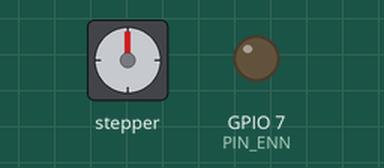
Recording of a program running on a simulated ESP32-C6. Parts: stepper motor, output pins drawn as LEDs (lit = HIGH). Wiring (inferred from the names in the program): stepper motor driver (200 steps per turn assumed): step GPIO 20; direction GPIO 19. Pins used as bus, display or sensor lines are not drawn; what the program prints to the serial monitor is not drawn.

Above: at 0.6 s.
At 13.4 s:
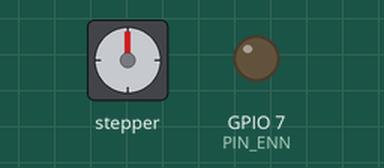
At 20.3 s:
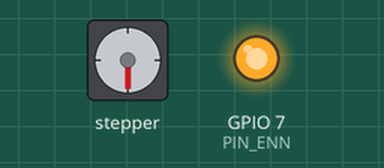
Timing chart, 0 to 21.8 s (numbered marks = the images above):
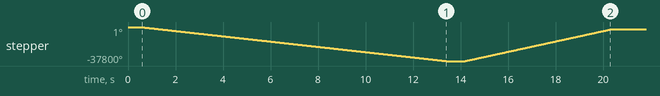

Measured:
- by itself, stepper: turns 37800° counter-clockwise in 12.9 s, then 35100° clockwise in 6.1 s

The program:

main.cpp
```cpp
/**
 * homing_test — EPD 3D G6
 *
 * Blind homing sequence for ACT1 (lead screw linear actuator, 12mm stroke):
 *   1. Retract slowly into the mechanical end stop (overdrive past full travel).
 *   2. Pause, then extend to max (12mm).
 *   Runs once on boot; driver is disabled afterwards.
 *
 * Wiring (matches Electronics Reference v5.0):
 *   GPIO 20 → ACT1_STEP
 *   GPIO 19 → ACT1_DIR
 *   GPIO 7  → STEPPER_ENN_SHARED  (active LOW — pulled LOW to enable)
 *
 * DIR LOW  = retract (min extension)
 * DIR HIGH = extend  (max extension)
 */

#include <Arduino.h>

// ── Pin definitions ──────────────────────────────────────────────────────────
static constexpr uint8_t PIN_STEP = 20;
static constexpr uint8_t PIN_DIR  = 19;
static constexpr uint8_t PIN_ENN  = 7;

// ── Motion parameters ────────────────────────────────────────────────────────
static constexpr uint32_t STEPS_PER_MM         = 1625;  //
static constexpr uint32_t STEPS_FULL_TRAVEL    = 19500; //
static constexpr uint32_t STEPS_HOME_OVERSHOOT = 21000; // overdrive past full travel to guarantee end stop

static constexpr uint32_t STEP_PULSE_US       = 5;    // step HIGH pulse width (µs)
static constexpr uint32_t STEP_NORMAL_DELAY   = 300;  // normal speed ~3200 steps/s
static constexpr uint32_t STEP_HOME_DELAY     = 600;  // slow homing ~1600 steps/s (gentler on end stop)

static constexpr uint32_t PAUSE_AFTER_HOME_MS = 800;

// ── Helper ───────────────────────────────────────────────────────────────────
static void moveSteps(uint32_t count, uint32_t delayUs) {
    for (uint32_t i = 0; i < count; i++) {
        digitalWrite(PIN_STEP, HIGH);
        delayMicroseconds(STEP_PULSE_US);
        digitalWrite(PIN_STEP, LOW);
        delayMicroseconds(delayUs);
    }
}

// ── Arduino entry points ─────────────────────────────────────────────────────
void setup() {
    Serial.begin(115200);
    delay(500);

    Serial.println("EPD 3D G6 — homing test");
    Serial.printf("  STEP : GPIO%d  DIR : GPIO%d  ENN : GPIO%d\n",
                  PIN_STEP, PIN_DIR, PIN_ENN);

    pinMode(PIN_STEP, OUTPUT);
    pinMode(PIN_DIR,  OUTPUT);
    pinMode(PIN_ENN,  OUTPUT);

    digitalWrite(PIN_STEP, LOW);
    digitalWrite(PIN_DIR,  LOW);
    digitalWrite(PIN_ENN,  LOW); // enable driver
    delay(10);

    // ── 1. Home → retract to min extension ───────────────────────────────────
    Serial.println("Homing: retracting to min extension...");
    digitalWrite(PIN_DIR, LOW);
    delayMicroseconds(2);
    moveSteps(STEPS_HOME_OVERSHOOT, STEP_HOME_DELAY);

    delay(PAUSE_AFTER_HOME_MS);
    Serial.println("Homed. Position = 0 (min extension)");

    // ── 2. Extend to max ──────────────────────────────────────────────────────
    Serial.printf("Extending to max (%lu steps = 12mm, %u steps/mm)...\n", STEPS_FULL_TRAVEL, STEPS_PER_MM);
    digitalWrite(PIN_DIR, HIGH);
    delayMicroseconds(2);
    moveSteps(STEPS_FULL_TRAVEL, STEP_NORMAL_DELAY);

    Serial.println("At max extension. Done.");

    digitalWrite(PIN_ENN, HIGH); // disable driver
}

void loop() {
    // Sequence runs once in setup()
}
```
